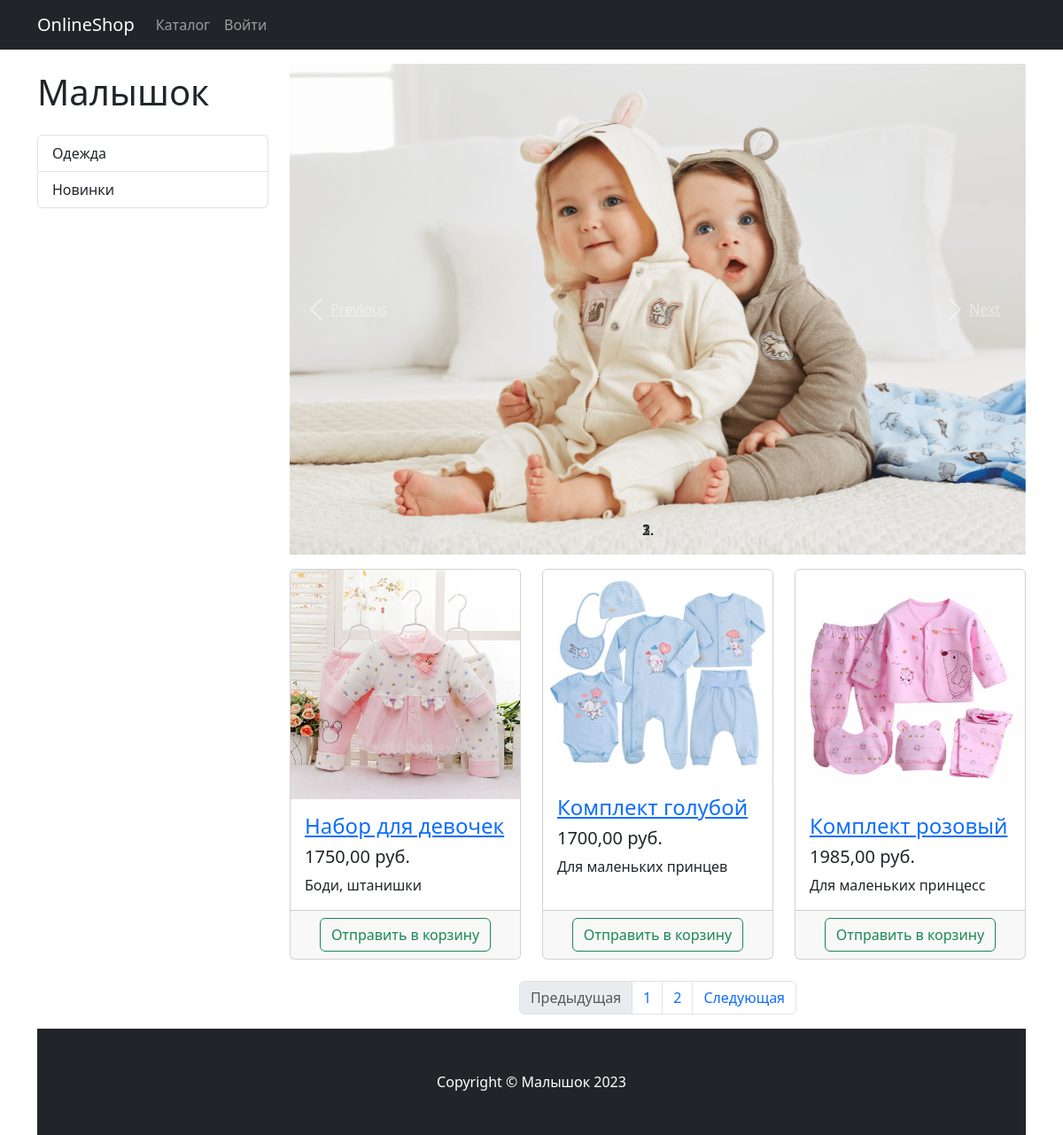
/shop/1, run on the app's committed database.
### shop/models.py (models this page shows, shortened)
class ProductCategory(models.Model):
    name = models.CharField(max_length=64, unique=True)
    description = models.TextField(blank=True)
    class Meta:
        verbose_name_plural = 'Product categories'

class Product(models.Model):
    name = models.CharField(max_length=256)
    image = models.ImageField(upload_to='shop_images', blank=True)
    description = models.TextField(blank=True)
    short_description = models.CharField(max_length=64, blank=True)
    price = models.DecimalField(max_digits=8, decimal_places=2, default=0)
    quantity = models.PositiveIntegerField(default=0)
    category = models.ForeignKey(ProductCategory, on_delete=models.CASCADE)

### shop/views.py (the view)
# urls.py: path('shop/', include('shop.urls', namespace='products')),
def products(request, category_id=None, page=1):
    context = {'title': 'OnlineShop - Каталог', 'categories': ProductCategory.objects.all()}
    if category_id:
        products = Product.objects.filter(category_id=category_id)
    else:
        products = Product.objects.all()
    paginator = Paginator(products, 3)
    products_paginator = paginator.page(page)
    context.update({'products': products_paginator})
    return render(request, 'shop/products.html', context)

### shop/templates/shop/products.html (shortened to what this page needs)
{% extends 'shop/base.html' %}
{% load static %}
{% block  css %}
     <link href="{% static 'css/products.css' %}" rel="stylesheet">
{% endblock %}
{% block content %}
    <div class="container">
    <div class="row">
        <div class="col-lg-3">
            <h1 class="my-4">Малышок</h1>
            <div class="list-group">
                {% for category in categories %}
                    <a href="{% url 'shop:category' category.id %}" class="list-group-item">{{ category.name }}</a>
                {% endfor %}
            </div>
        </div>
        <div class="col-lg-9">
            <div id="carouselExampleIndicators" class="carousel slide my-3" data-ride="carousel">
                <ol class="carousel-indicators">
                </ol>
                <div class="carousel-inner" role="listbox">
                    <div class="carousel-item active">
                        <img class="d-block img-fluid" src="{% static 'vendor/img/slides/slides-1.jpg' %}" alt="First slide">
                    </div>
                </div>
                <a class="carousel-control-prev" href="#carouselExampleIndicators" role="button" data-slide="prev">
                    <span class="carousel-control-prev-icon" aria-hidden="true"></span>
                    <span class="sr-only">Previous</span>
                </a>
                <a class="carousel-control-next" href="#carouselExampleIndicators" role="button" data-slide="next">
                    <span class="carousel-control-next-icon" aria-hidden="true"></span>
                    <span class="sr-only">Next</span>
                </a>
            </div>
            <div class="row">
                {% for product in products %}
                    <div class="col-lg-4 col-md-6 mb-4">
                        <div class="card h-100">
                            <a href="#">
                                <img class="card-img-top"
                                    src="/media/{{ product.image }}"
                                    alt="">
                            </a>
                            <div class="card-body">
                                <h4 class="card-title">
                                    <a href="#">{{ product.name}}</a>
                                </h4>
                                <h5>{{ product.price}} руб.</h5>
                                <p class="card-text">{{ product.short_description }}</p>
                            </div>
                            <div class="card-footer text-center">
                                <a href="{% url 'shop:basket_add' product.id %}">
                                    <button type="button" class="btn btn-outline-success">
                                        Отправить в корзину
                                    </button>
                                </a>
                            </div>
                        </div>
                    </div>
                {% endfor %}
                <nav aria-label="Page navigation example">
                <ul class="pagination justify-content-center">
                    <li class="page-item {% if not products.has_previous %} disabled {% endif %}">
                        <a class="page-link"
                           href="{% if products.has_previous %} {% url 'products:page' products.previous_page_number %}{% else %} # {% endif %}"
                           tabindex="-1" aria-disabled="true">Предыдущая</a>
                    </li>
                    {% for page in products.paginator.page_range %}
                        <li class="page-item">
                            <a class="page-link" href="{% url 'products:page' page %}">
                                {{ page }}
                            </a>
                        </li>
                    {% endfor %}
                    <li class="page-item {% if not products.has_next %} disabled {% endif %}">
                        <a class="page-link"
                           href="{% if products.has_next %} {% url 'products:page' products.next_page_number %}{% else %} # {% endif %}">
                            Следующая</a>
                    </li>
                </ul>
            </nav>
            </div>
        </div>
    </div>
{% endblock %}
{% block footer %}
    <footer class="py-5 bg-dark">
        <div class="container">
            <p class="m-0 text-center text-white">Copyright &copy; Малышок 2023</p>
        </div>
    </footer>
{% endblock %}

### static/css/products.css (style rules this page uses)
body { padding-top: 56px; }

### data on the page
ProductCategory: name "Одежда"
ProductCategory: name "Новинки"
Product: image (picture), name "Набор для девочек", price "1750,00", short_description "Боди, штанишки"
Product: image (picture), name "Комплект голубой", price "1700,00", short_description "Для маленьких принцев"
Product: image (picture), name "Комплект розовый", price "1985,00", short_description "Для маленьких принцесс"

### other printed values
{{ page }} "1" "2"
